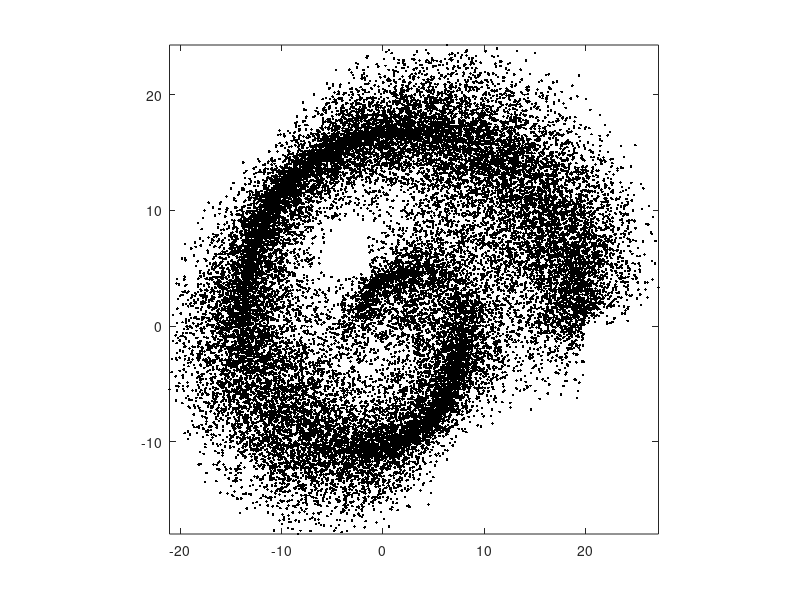

The MATLAB source for this figure: (Note: this script raises an error after producing the figure.)
clear all;
close all;
%%
%%%%%%%%%%%%%%%%%%%%%%%%%%%%%%%%%%%%%%%%%%%%%%%%%%%%%%%%%%%%%%%%%%%%%%%%%%%%%%%%
N = 30000;
NS = 1;
% spiral data set
theta = sqrt(rand(N,1)) * 3 * pi;
psi = 8 * (2 * rand(N,1) -1);
r_a = 2 * theta + 1;
pts = [];
for i = 0:NS-1;
data_a = [cos(pi - theta + 2 * pi * i / NS) .* r_a,...
          sin(pi - theta + 2 * pi * i / NS) .* r_a];
x_a = data_a + 1 * psi .* rand(N,2);
pts = [pts; x_a];
end
%pts = rand(N,1);
figure(12)
plot(pts(:,1),pts(:,2),'k.')
axis square;
axis tight;
%%
%%%%%%%%%%%%%%%%%%%%%%%%%%%%%%%%%%%%%%%%%%%%%%%%%%%%%%%%%%%%%%%%%%%%%%%%%%%%%%%%
tic
[T, I] = MEXsampletBasis(pts', 4, 50);
toc
Q = sparse(T(:,1), T(:,2), T(:,3));
clear T;
%%%%%%%%%%%%%%%%%%%%%%%%%%%%%%%%%%%%%%%%%%%%%%%%%%%%%%%%%%%%%%%%%%%%%%%%%%%%%%%%
Qerror = norm(Q * Q' - speye(size(Q)), 'fro') / norm(speye(size(Q)), 'fro')
%%
%%%%%%%%%%%%%%%%%%%%%%%%%%%%%%%%%%%%%%%%%%%%%%%%%%%%%%%%%%%%%%%%%%%%%%%%%%%%%%%
% clf
% colormap('parula')
% invI = I;
% invI(I) = [1:length(I)]'; 
% for i = 1:40
%     figure(1);
%     clf;
%     samplet = Q(i,invI);
%     scatter3(pts(:,1),pts(:,2),samplet, 2 * ones(size(samplet)),samplet)
%     view(-55,50)
%     axis([-22 28 -19 25 -0.06 0.06])
%     caxis([-0.06 0.06])
%     %axis tight
%     %axis off
%     %set(gca,'fontsize',20)
%     set(gca,'ZTick',[-0.06:0.03:0.06])
%     set(gca,'XTickLabel',[])
%     set(gca,'YTickLabel',[])
%     set(gca,'ZTickLabel',[])
%     saveas(gcf,sprintf('samplet%d.png', i-1),'png');
% end
%%
%%%%%%%%%%%%%%%%%%%%%%%%%%%%%%%%%%%%%%%%%%%%%%%%%%%%%%%%%%%%%%%%%%%%%%%%%%%%%%%%
sPts = pts(I, :);
tic
N = size(sPts,1);
K = zeros(N,N);
for i = 1:N
    nrm = sqrt(sum((sPts - ones(N,1) * sPts(i,:)).^2,2));
    nonst = sqrt(sum((0.5 * sPts + 0.5 * ones(N,1) * sPts(i,:)).^2,2)) / 100;
     K(:,i) = nonst .* exp(-nrm / 9);
     %K(:,i) = exp(-0.5 * sum((sPts - ones(N,1) * sPts(i,:)).^2,2)); 
end
toc;
tic
KSigma = Q * K * Q';
figure(10)
%surf(K);
colormap('copper');
shading interp;
KSigma(find(abs(KSigma)<5e-4)) = 0;
KSigma = sparse(KSigma);
KSigma = 0.5 * (KSigma + KSigma');
toc
p = dissect(KSigma);
L = chol(KSigma(p,p)+speye(N,N),'lower');
figure(1)
plotPattern(KSigma, 1000, 'Kmat_2D.eps');
plotPattern(KSigma(p,p), 1000, 'KmatND_2D.eps');
plotPattern(L, 1000, 'Lmat_2D.eps');
% toc
% tic
% L = pivotedCholesky(K, 1e-8);
% toc
% LSigma = Q * L;
% LSigma(find(abs(LSigma)<1e-8)) = 0;
% figure(1)
% spy(KSigma)
% figure(2)
% spy(LSigma)
